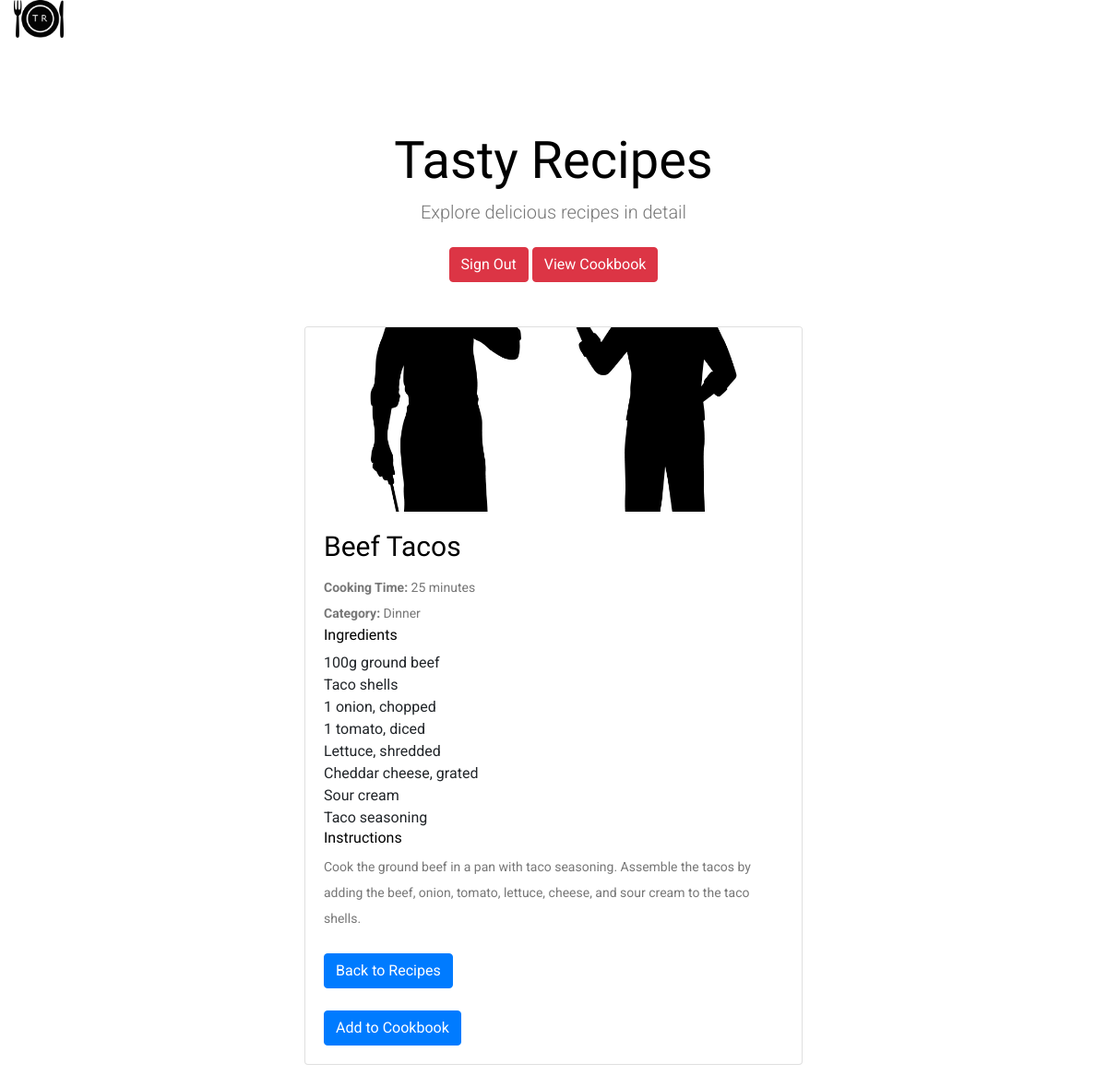
The app's page /recipe/detail.php?id=3 (signed in), older data.
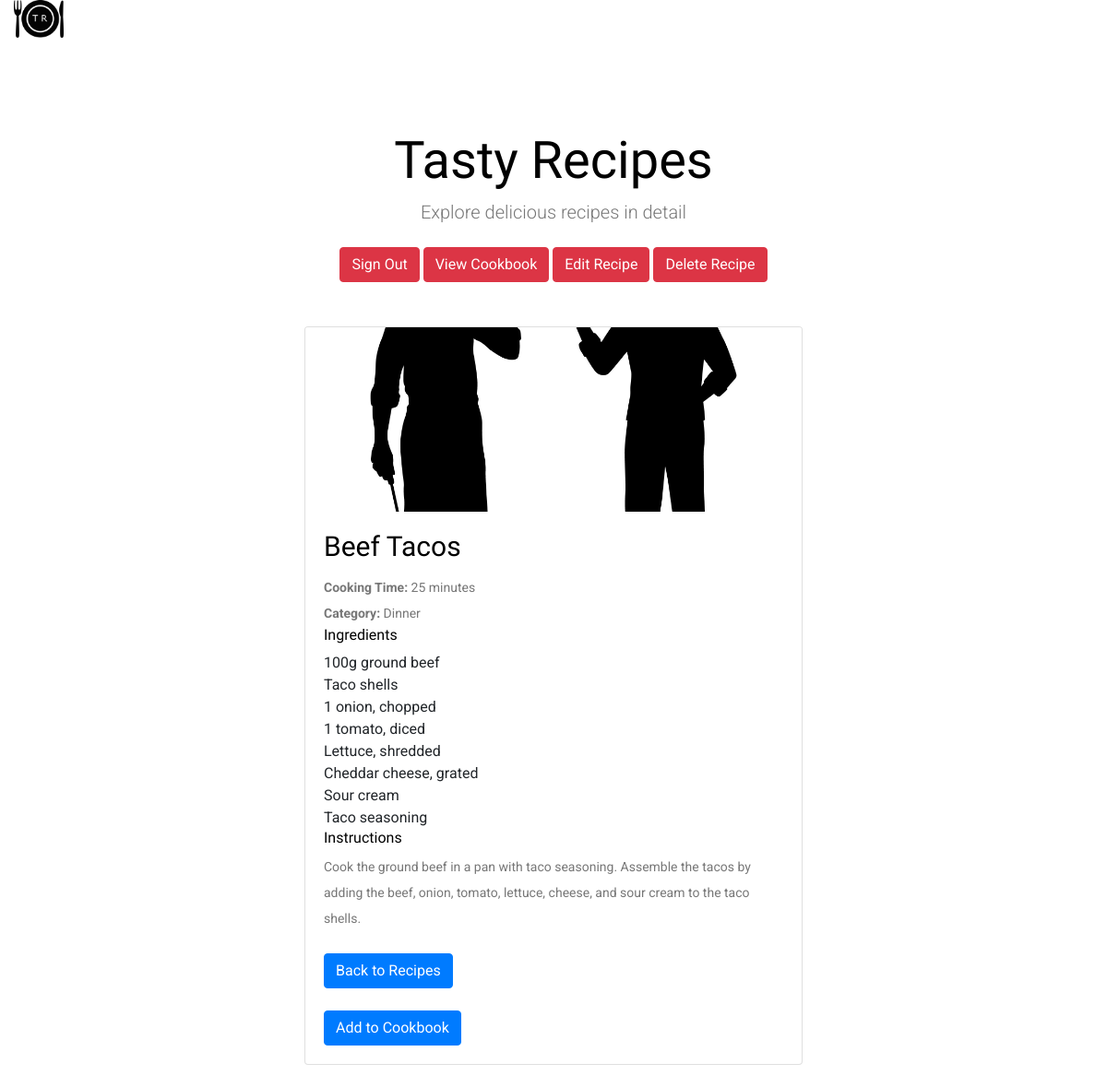
The same page, newer data.
### recipe/detail.php (the view, shortened to what this page needs)
<?php
require_once('../auth/db.php');
            ?>
                </div><?php
if (isset($_GET['id'])) {
    $recipe_id = intval($_GET['id']);
    try {
        $stmt = $db->prepare("SELECT * FROM recipes WHERE recipe_ID = :recipe_id");
        $stmt->bindParam(':recipe_id', $recipe_id, PDO::PARAM_INT);
        $stmt->execute();
        $recipe = $stmt->fetch(PDO::FETCH_ASSOC);
    } catch (PDOException $e) {
        echo "Error fetching recipe: " . htmlspecialchars($e->getMessage());
        exit;
    }
} else {
    echo "No recipe ID provided.";
    exit;
}
$canEditDelete = false;
if (isset($_SESSION['user_ID']) && isset($_SESSION['role'])) {
    $logged_in_user_id = $_SESSION['user_ID'];
    $user_role = $_SESSION['role'];
    if ($user_role == 2) {
        $canEditDelete = true;
    } elseif ($user_role == 1 && $logged_in_user_id == $recipe['user_ID']) {
        $canEditDelete = true;
    }
}
?>
<!DOCTYPE html>
<html class="no-js" lang="en">
<head>
    <link rel="stylesheet" href="../css/bootstrap.min.css">
    <link rel="stylesheet" href="../css/font-awesome.min.css">
    <link rel="stylesheet" href="../css/style.css">
</head>
<body>
    <div class="col-xl-3 col-lg-2">
        <div class="logo">
            <a href="../index.php">
            <img src="../img/logo.png" alt="Logo" style="max-width: 20%; height: auto; display: inline-block;">
            </a>
        </div>
    </div>
<div class="container mt-5">
    <div class="text-center mb-5">
        <h1 class="display-4">Tasty Recipes</h1>
        <p class="lead">Explore delicious recipes in detail</p>
        <?php if (isset($_SESSION['user_ID'])): ?>
            <a href="../Auth/signout.php" class="btn btn-danger mt-4">Sign Out</a>
            <a href="../cookbook.php" class="btn btn-danger mt-4">View Cookbook</a>
        <?php endif; ?>
        <?php if ($canEditDelete): ?>
            <a href="edit.php?id=<?php echo htmlspecialchars($recipe['recipe_ID']); ?>" class="btn btn-danger mt-4">Edit Recipe</a>
            <a href="delete.php?id=<?php echo htmlspecialchars($recipe['recipe_ID']); ?>" class="btn btn-danger mt-4">Delete Recipe</a>
        <?php endif; ?>
    </div>
    <div class="row justify-content-center">
        <div class="col-md-6">
            <div class="card mb-4">
                <img class="card-img-top" src="<?php echo isset($recipe['image']) && file_exists('../img/' . $recipe['image']) ? '../img/' . $recipe['image'] : '../img/placeholder.png'; ?>" alt="<?php echo htmlspecialchars($recipe['title']); ?>">
                <div class="card-body">
                    <h2 class="card-title"><?php echo htmlspecialchars($recipe['title']); ?></h2>
                    <p class="card-text">
                        <strong>Cooking Time:</strong> <?php echo htmlspecialchars($recipe['cooking_time']); ?><br>
                        <strong>Category:</strong> <?php echo htmlspecialchars($recipe['category']); ?><br>
                    </p>
                    <h5>Ingredients</h5>
                    <ul>
                        <?php
                        $ingredients = explode("\n", $recipe['ingredients']);
                        foreach ($ingredients as $ingredient): ?>
                            <li><?php echo htmlspecialchars($ingredient); ?></li>
                        <?php endforeach; ?>
                    </ul>
                    <h5>Instructions</h5>
                    <p><?php echo nl2br(htmlspecialchars($recipe['instructions'])); ?></p>
                    <a href="../index.php" class="btn btn-primary mt-4">Back to Recipes</a>
                    <?php if (isset($_SESSION['user_ID']) && $_SESSION['role'] == 1 || 2): ?>
                        <form method="POST" action="detail.php?id=<?php echo htmlspecialchars($recipe['recipe_ID']); ?>">
                        <button type="submit" name="add_to_cookbook" class="btn btn-primary mt-4">Add to Cookbook</button>
                        </form>
                    <?php endif; ?>
                </div>
            </div>
        </div>
    </div>
</div>
</body>
</html>

Row changes from the older to the newer data that the page shows:
changed recipes "Beef Tacos": user_ID 1 → 3 (drawn)
Text that changed along with them:
text now shown: "Edit Recipe Delete Recipe"
